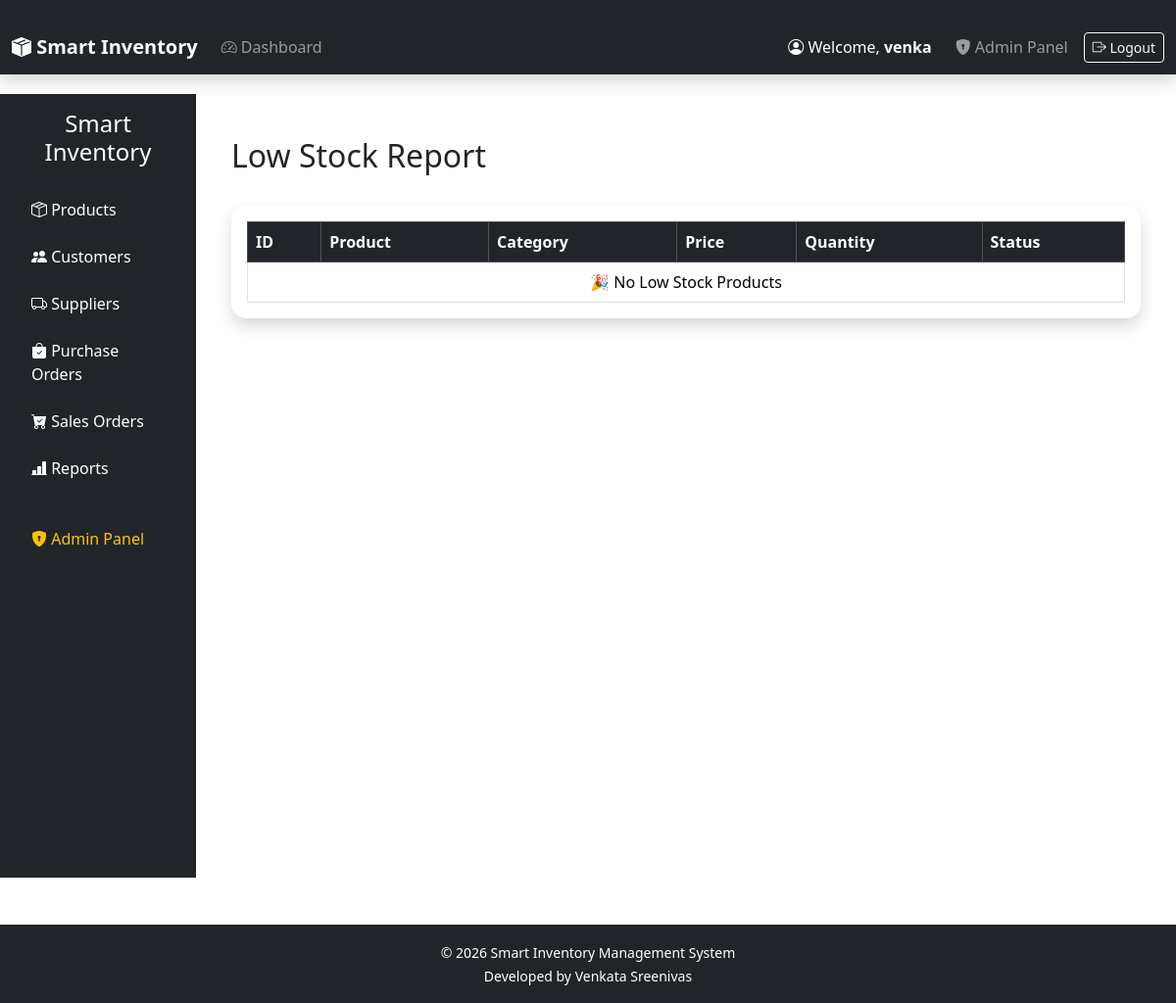
Before: /reports/low-stock/ (signed in) with the older database file.
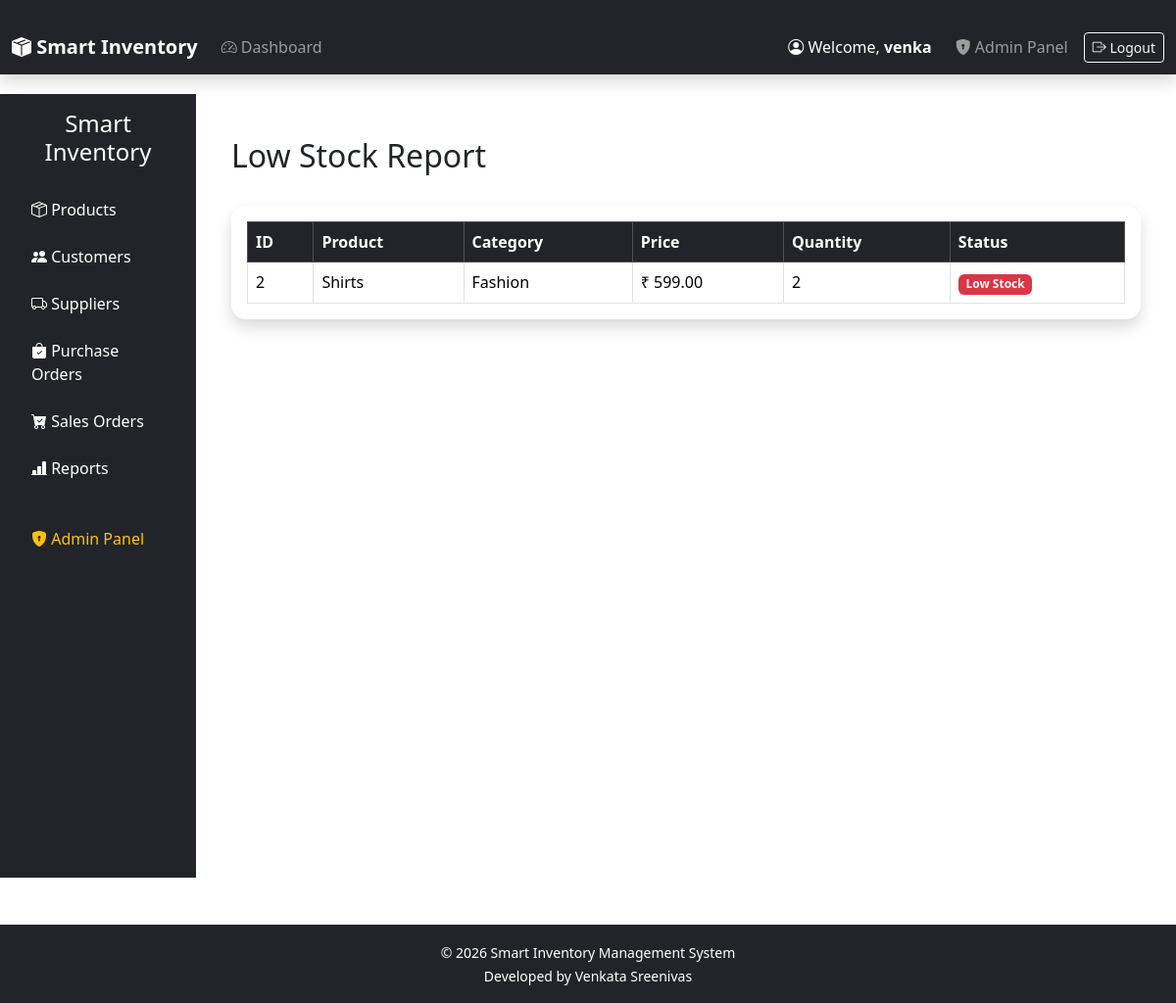
After: the same page with the newer database file.
### inventory/models.py (models this page shows, shortened)
class Product(models.Model):
    name = models.CharField(max_length=200)
    category = models.ForeignKey(
        Category,
        on_delete=models.CASCADE
    )
    price = models.DecimalField(
        max_digits=10,
        decimal_places=2
    )
    quantity = models.PositiveIntegerField()
    description = models.TextField(
        blank=True,
        null=True
    )
    image = models.ImageField(
        upload_to="products/",
        blank=True,
        null=True
    )
    created_at = models.DateTimeField(
        auto_now_add=True
    )
    updated_at = models.DateTimeField(
        auto_now=True
    )

class Category(models.Model):
    name = models.CharField(
        max_length=100,
        unique=True
    )
    def __str__(self):
        return self.name

### reports/views.py (the view)
def low_stock_report(request):
    products = Product.objects.filter(
        quantity__lte=10
    ).order_by("quantity")
    return render(
        request,
        "reports/low_stock_report.html",
        {
            "products": products,
        },
    )

### templates/reports/low_stock_report.html
{% extends "base.html" %}
{% block content %}
<div class="container-fluid">
    <div class="d-flex justify-content-between align-items-center mb-4">
        <h2>Low Stock Report</h2>
    </div>
    <div class="card shadow">
        <div class="card-body">
            <table class="table table-bordered table-hover">
                <thead class="table-dark">
                    <tr>
                        <th>ID</th>
                        <th>Product</th>
                        <th>Category</th>
                        <th>Price</th>
                        <th>Quantity</th>
                        <th>Status</th>
                    </tr>
                </thead>
                <tbody>
                    {% for product in products %}
                    <tr>
                        <td>{{ product.id }}</td>
                        <td>{{ product.name }}</td>
                        <td>{{ product.category }}</td>
                        <td>₹ {{ product.price }}</td>
                        <td>{{ product.quantity }}</td>
                        <td>
                            <span class="badge bg-danger">
                                Low Stock
                            </span>
                        </td>
                    </tr>
                    {% empty %}
                    <tr>
                        <td colspan="6" class="text-center">
                            🎉 No Low Stock Products
                        </td>
                    </tr>
                    {% endfor %}
                </tbody>
            </table>
        </div>
    </div>
</div>
{% endblock %}

Changed rows visible on the page:
added Product: id "2", name "Shirts", category "Fashion", price "599.00", quantity "2"
Other visible differences:
text no longer shown: "🎉 No Low Stock Products"
